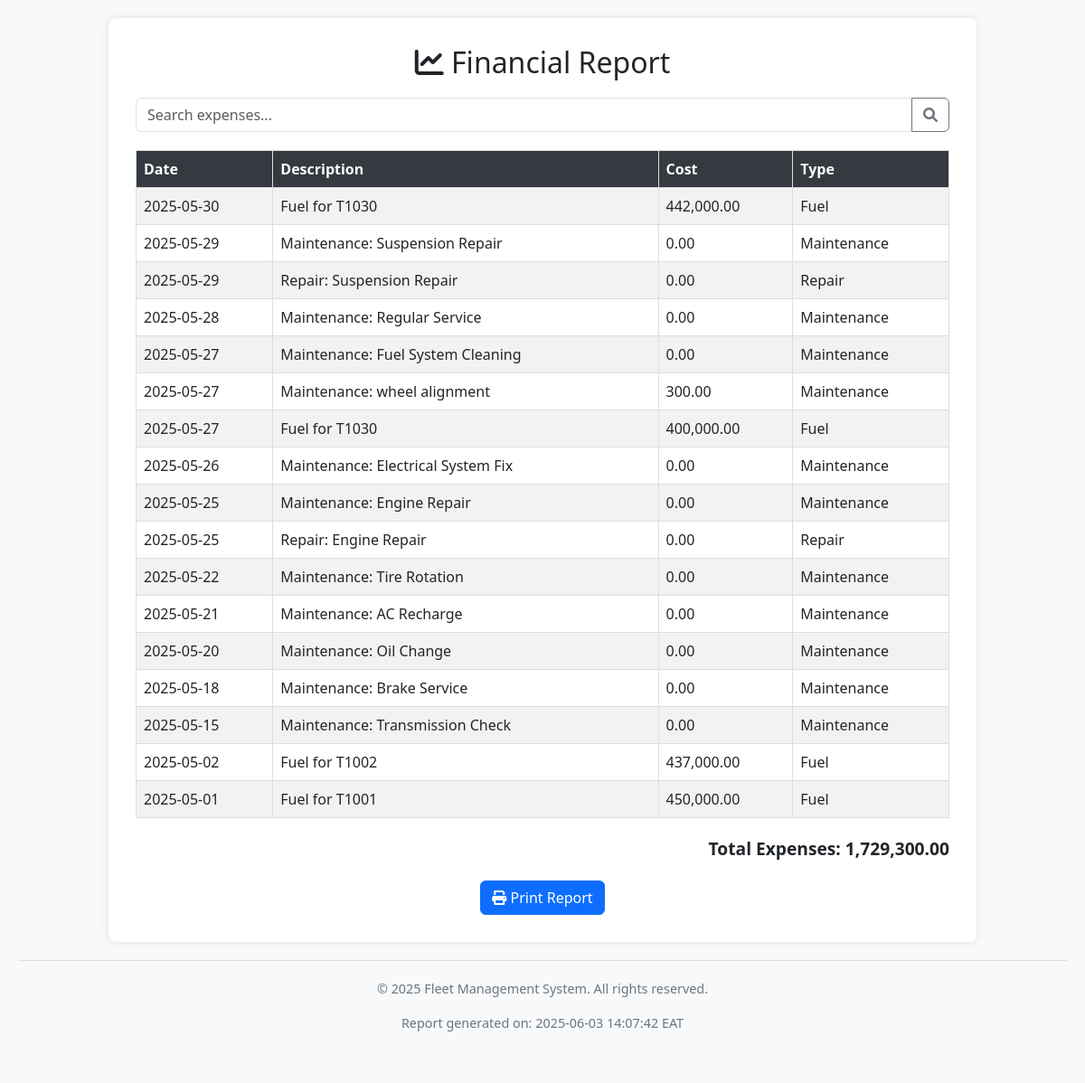
The page /financials.php on the database its author committed.
### tables this page shows
CREATE TABLE `fuel_logs` (
  `id` int(11) NOT NULL,
  `truck_plate_number` varchar(255) DEFAULT NULL,
  `date` date DEFAULT NULL,
  `fuel_type` varchar(50) DEFAULT NULL,
  `quantity` decimal(10,2) DEFAULT NULL,
  `cost` decimal(10,2) DEFAULT NULL,
  `filled_by` varchar(255) DEFAULT NULL,
  `notes` text DEFAULT NULL
);

CREATE TABLE `maintenance` (
  `maintenance_id` int(11) NOT NULL,
  `truck_plate_number` varchar(50) NOT NULL,
  `maintenance_type` varchar(100) NOT NULL,
  `date` date NOT NULL,
  `cost` decimal(10,2) DEFAULT 0.00,
  `status` varchar(50) NOT NULL,
  `mechanic_username` varchar(100) NOT NULL,
  `created_at` timestamp NOT NULL DEFAULT current_timestamp()
);

### financials.php (the view, shortened to what this page needs)
<?php
$servername = "localhost";
$username = "root";
$password = "";
$dbname = "fleet_management";
$conn = new mysqli($servername, $username, $password, $dbname);
$expenses = [];
$sql_maintenance = "SELECT m.date, m.maintenance_type AS description, m.cost
                    FROM maintenance m";
$result_maintenance = $conn->query($sql_maintenance);
if ($result_maintenance->num_rows > 0) {
    while ($row = $result_maintenance->fetch_assoc()) {
        $expenses[] = [
            'date' => $row['date'],
            'description' => 'Maintenance: ' . $row['description'],
            'cost' => $row['cost'] ?? 0,
            'type' => 'Maintenance'
        ];
    }
}
$sql_fuel = "SELECT date, CONCAT('Fuel for ',truck_plate_number) AS description, cost FROM fuel_logs WHERE cost IS NOT NULL";
$result_fuel = $conn->query($sql_fuel);
if ($result_fuel->num_rows > 0) {
    while ($row = $result_fuel->fetch_assoc()) {
        $expenses[] = [
            'date' => $row['date'],
            'description' => $row['description'],
            'cost' => $row['cost'],
            'type' => 'Fuel'
        ];
    }
}
$sql_repair = "SELECT date, maintenance_type AS description, cost
               FROM maintenance
               WHERE maintenance_type LIKE '%Repair%' AND cost IS NOT NULL";
$result_repair = $conn->query($sql_repair);
if ($result_repair->num_rows > 0) {
        while ($row = $result_repair->fetch_assoc()) {
            $expenses[] = [
                'date' => $row['date'],
                'description' => 'Repair: ' . $row['description'],
                'cost' => $row['cost'],
                'type' => 'Repair'
            ];
        }
    }
usort($expenses, function($a, $b) {
    return strtotime($b['date']) - strtotime($a['date']);
});
?>
<!DOCTYPE html>
<html lang="en">
<head>
    <link href="https://cdn.jsdelivr.net/npm/bootstrap@5.3.0/dist/css/bootstrap.min.css" rel="stylesheet">
    <link rel="stylesheet" href="https://cdnjs.cloudflare.com/ajax/libs/font-awesome/6.0.0/css/all.min.css">
</head>
<body>
    <div class="container">
        <h2><i class="fas fa-chart-line"></i> Financial Report</h2>
        <div id="search-container" class="mb-3">
            <div class="input-group">
                <input type="text" id="searchInput" class="form-control" placeholder="Search expenses...">
                <button class="btn btn-outline-secondary" type="button" onclick="searchExpenses()">
                    <i class="fas fa-search"></i>
                </button>
            </div>
        </div>
        <table id="expense-table" class="table table-striped">
            <thead>
                <tr>
                    <th>Date</th>
                    <th>Description</th>
                    <th>Cost</th>
                    <th>Type</th>
                </tr>
            </thead>
            <tbody id="expense-body">
                <?php
                $total_expense = 0;
                if (!empty($expenses)):
                    foreach ($expenses as $expense):
                        echo "<tr>";
                        echo "<td>" . htmlspecialchars($expense['date']) . "</td>";
                        echo "<td>" . htmlspecialchars($expense['description']) . "</td>";
                        echo "<td>" . htmlspecialchars(number_format($expense['cost'], 2)) . "</td>";
                        echo "<td>" . htmlspecialchars($expense['type']) . "</td>";
                        echo "</tr>";
                        $total_expense += $expense['cost'];
                    endforeach;
                else:
                    echo "<tr><td colspan='4' class='no-results'>No expenses recorded yet.</td></tr>";
                endif;
                ?>
            </tbody>
        </table>
        <div class="total-expense">
            Total Expenses: <strong><?php echo htmlspecialchars(number_format($total_expense, 2)); ?></strong>
        </div>
        <div class="print-button">
            <button class="btn btn-primary" onclick="window.print()">
                <i class="fas fa-print"></i> Print Report
            </button>
        </div>
    </div>
    <footer class="footer">
        <p>&copy; <?php echo date("Y"); ?> Fleet Management System. All rights reserved.</p>
        <p>Report generated on: <?php echo date("Y-m-d H:i:s"); ?> EAT</p>
    </footer>
</body>
</html>

### financials.php (style rules this page uses)
body { padding: 20px; background-color: #f8f9fa; display: flex; flex-direction: column; min-height: 100vh; }
.container { max-width: 960px; margin: auto; background-color: white; padding: 30px; border-radius: 8px; box-shadow: 0 0 10px rgba(0, 0, 0, 0.1); flex-grow: 1; }
h2 { margin-bottom: 20px; text-align: center; }
#search-container { margin-bottom: 20px; }
#expense-table { width: 100%; border-collapse: collapse; margin-top: 20px; }
#expense-table th, #expense-table td { border: 1px solid #ddd; padding: 8px; text-align: left; }
#expense-table th { background-color: #343a40; color: white; }
.total-expense { margin-top: 20px; font-weight: bold; text-align: right; font-size: 1.2em; }
.footer { background-color: #f8f9fa; padding: 20px; text-align: center; border-top: 1px solid #ddd; margin-top: 20px; font-size: 0.9em; color: #6c757d; }
.print-button { margin-top: 20px; text-align: center; }

### rows shown on the page
fuel_logs: date "2025-05-30", description "Fuel for T1030", cost "442,000.00", type "Fuel"
maintenance: date "2025-05-29", description "Maintenance: Suspension Repair", cost "0.00", type "Maintenance", description "Repair: Suspension Repair", type "Repair"
maintenance: date "2025-05-28", description "Maintenance: Regular Service", cost "0.00", type "Maintenance"
maintenance: date "2025-05-27", description "Maintenance: Fuel System Cleaning", cost "0.00", type "Maintenance"
maintenance: date "2025-05-27", description "Maintenance: wheel alignment", cost "300.00", type "Maintenance"
fuel_logs: date "2025-05-27", description "Fuel for T1030", cost "400,000.00", type "Fuel"
maintenance: date "2025-05-26", description "Maintenance: Electrical System Fix", cost "0.00", type "Maintenance"
maintenance: date "2025-05-25", description "Maintenance: Engine Repair", cost "0.00", type "Maintenance", description "Repair: Engine Repair", type "Repair"
maintenance: date "2025-05-22", description "Maintenance: Tire Rotation", cost "0.00", type "Maintenance"
maintenance: date "2025-05-21", description "Maintenance: AC Recharge", cost "0.00", type "Maintenance"
maintenance: date "2025-05-20", description "Maintenance: Oil Change", cost "0.00", type "Maintenance"
maintenance: date "2025-05-18", description "Maintenance: Brake Service", cost "0.00", type "Maintenance"
maintenance: date "2025-05-15", description "Maintenance: Transmission Check", cost "0.00", type "Maintenance"
fuel_logs: date "2025-05-02", description "Fuel for T1002", cost "437,000.00", type "Fuel"
fuel_logs: date "2025-05-01", description "Fuel for T1001", cost "450,000.00", type "Fuel"

### other values the page prints
$total_expense "1,729,300.00"
